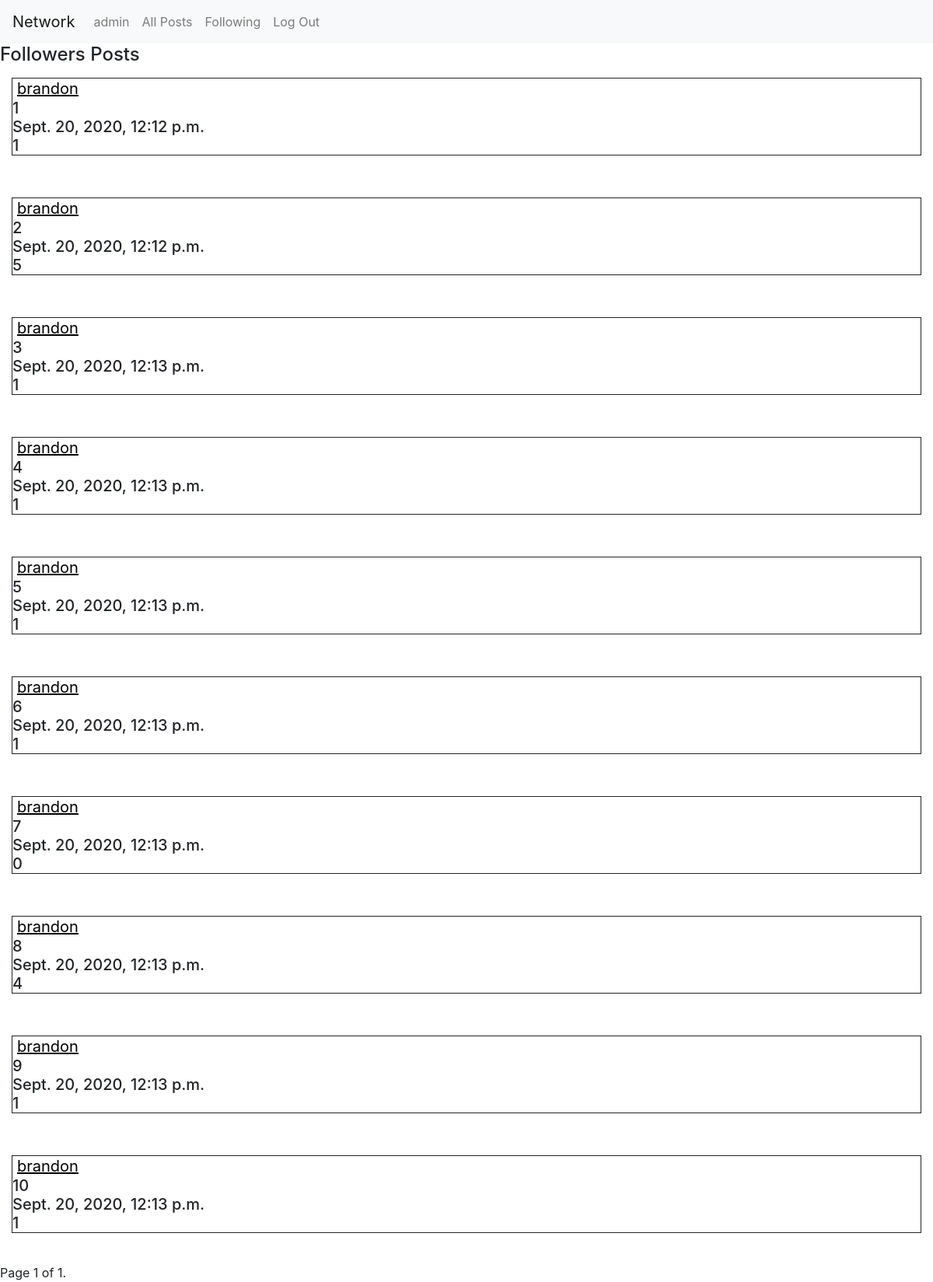
Page /following (signed in) on the earlier database version.
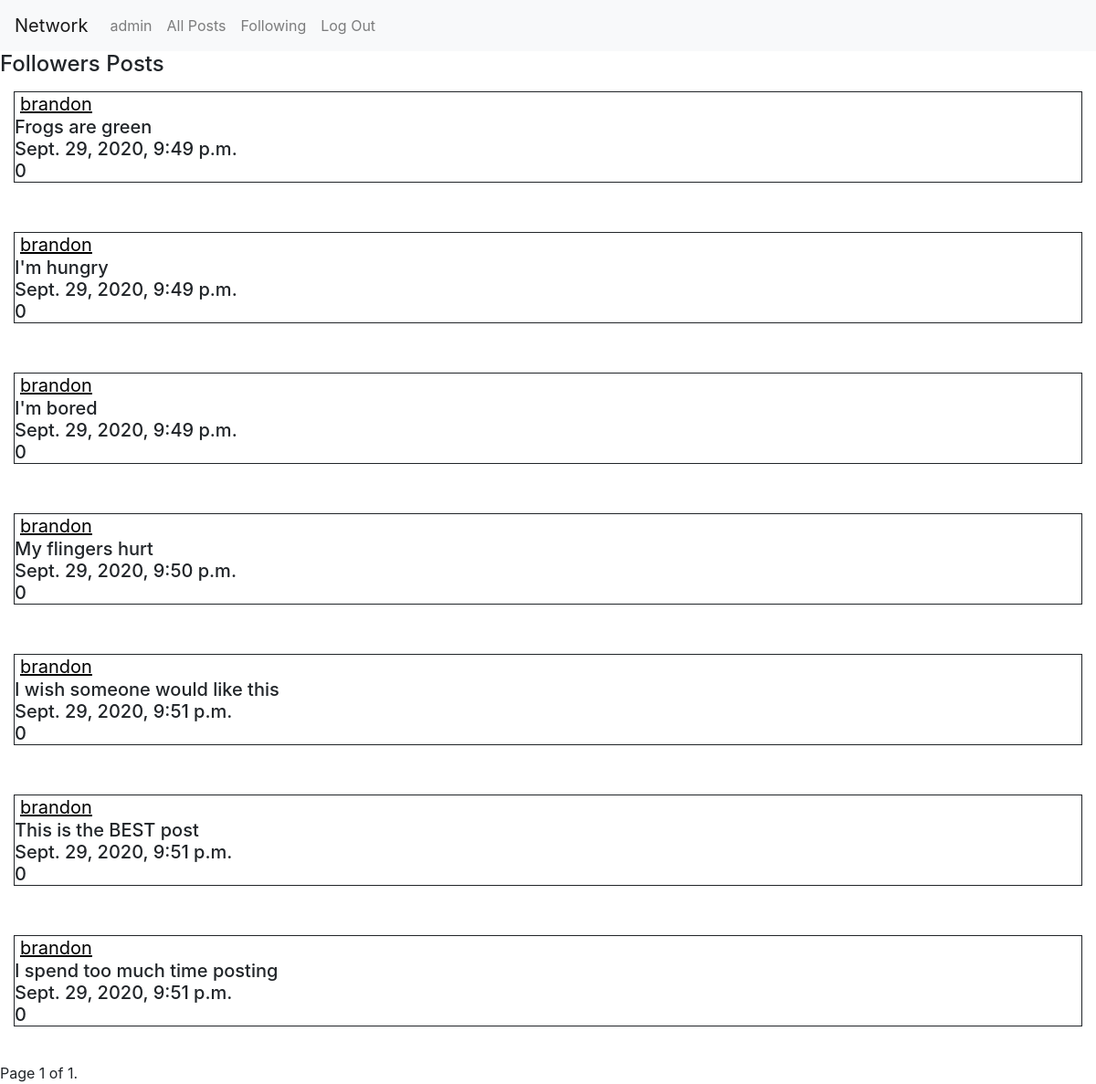
Same page on the later database version.
### network/models.py (models this page shows, shortened)
class Post(models.Model):
    user = models.ForeignKey("User", on_delete=models.CASCADE, related_name="posts")
    content = models.TextField(blank=True)
    timestamp = models.DateTimeField(auto_now_add=True)
    likes = models.IntegerField()

class User(AbstractUser):
    pass

### network/views.py (the view)
# urls.py: path("following", views.following, name="following"),
@csrf_exempt
@login_required
def following(request):
    following_users = (UserFollowing.objects.filter(following_user_id=request.user).values('user_id'))
    for i in following_users:
        following_users = i['user_id']
    if len(following_users) > 0:
        users_id = User.objects.get(username__in=[following_users])
        following_posts = Post.objects.filter(user__in=[users_id])
        paginator = Paginator(following_posts, 10)
        page_number = request.GET.get('page')
        page_obj = paginator.get_page(page_number)
        return render(request, "network/following.html", {
            "following_posts": following_posts,
            "page_obj": page_obj
            })
    else:
        return render(request, "network/following.html", {
        })

### network/templates/network/following.html (shortened to what this page needs)
{% extends "network/layout.html" %}
{% block body %}
<h4>Followers Posts</h4>
        <form action="{% url 'profile' %}" method="GET">
        {% for item in page_obj %}
        <h5 style="border-style: solid;margin: 15px;border-width: thin;">
            <div>
                <input type="submit" name="user" value="{{ item.user }}" style="background:none; border-width:0px; color:black; text-decoration:underline;" />
            </div>
            <div>{{ item.content }}</div>
            <div>{{ item.timestamp }}</div>
            <div>{{ item.likes }}</div>
        </h5>
        <br>
        {% endfor %}
        <div class="pagination">
            <span class="step-links">
                <span class="current">
                    Page {{ page_obj.number }} of {{ page_obj.paginator.num_pages }}.
                </span>
            </span>
        </div>
        </form>
        </div>
{% endblock %}

Differences in the rows shown:
removed Post: user "brandon", content "1", timestamp "Sept. 20, 2020, 12:12 p.m.", likes "1"
removed Post: user "brandon", content "2", timestamp "Sept. 20, 2020, 12:12 p.m.", likes "5"
removed Post: user "brandon", content "3", timestamp "Sept. 20, 2020, 12:13 p.m.", likes "1"
removed Post: user "brandon", content "4", timestamp "Sept. 20, 2020, 12:13 p.m.", likes "1"
removed Post: user "brandon", content "5", timestamp "Sept. 20, 2020, 12:13 p.m.", likes "1"
removed Post: user "brandon", content "6", timestamp "Sept. 20, 2020, 12:13 p.m.", likes "1"
removed Post: user "brandon", content "7", timestamp "Sept. 20, 2020, 12:13 p.m.", likes "0"
removed Post: user "brandon", content "8", timestamp "Sept. 20, 2020, 12:13 p.m.", likes "4"
removed Post: user "brandon", content "9", timestamp "Sept. 20, 2020, 12:13 p.m.", likes "1"
removed Post: user "brandon", content "10", timestamp "Sept. 20, 2020, 12:13 p.m.", likes "1"
added Post: user "brandon", content "Frogs are green", timestamp "Sept. 29, 2020, 9:49 p.m.", likes "0"
added Post: user "brandon", content "I'm hungry", timestamp "Sept. 29, 2020, 9:49 p.m.", likes "0"
added Post: user "brandon", content "I'm bored", timestamp "Sept. 29, 2020, 9:49 p.m.", likes "0"
added Post: user "brandon", content "My flingers hurt", timestamp "Sept. 29, 2020, 9:50 p.m.", likes "0"
added Post: user "brandon", content "I wish someone would like this", timestamp "Sept. 29, 2020, 9:51 p.m.", likes "0"
added Post: user "brandon", content "This is the BEST post", timestamp "Sept. 29, 2020, 9:51 p.m.", likes "0"
added Post: user "brandon", content "I spend too much time posting", timestamp "Sept. 29, 2020, 9:51 p.m.", likes "0"
